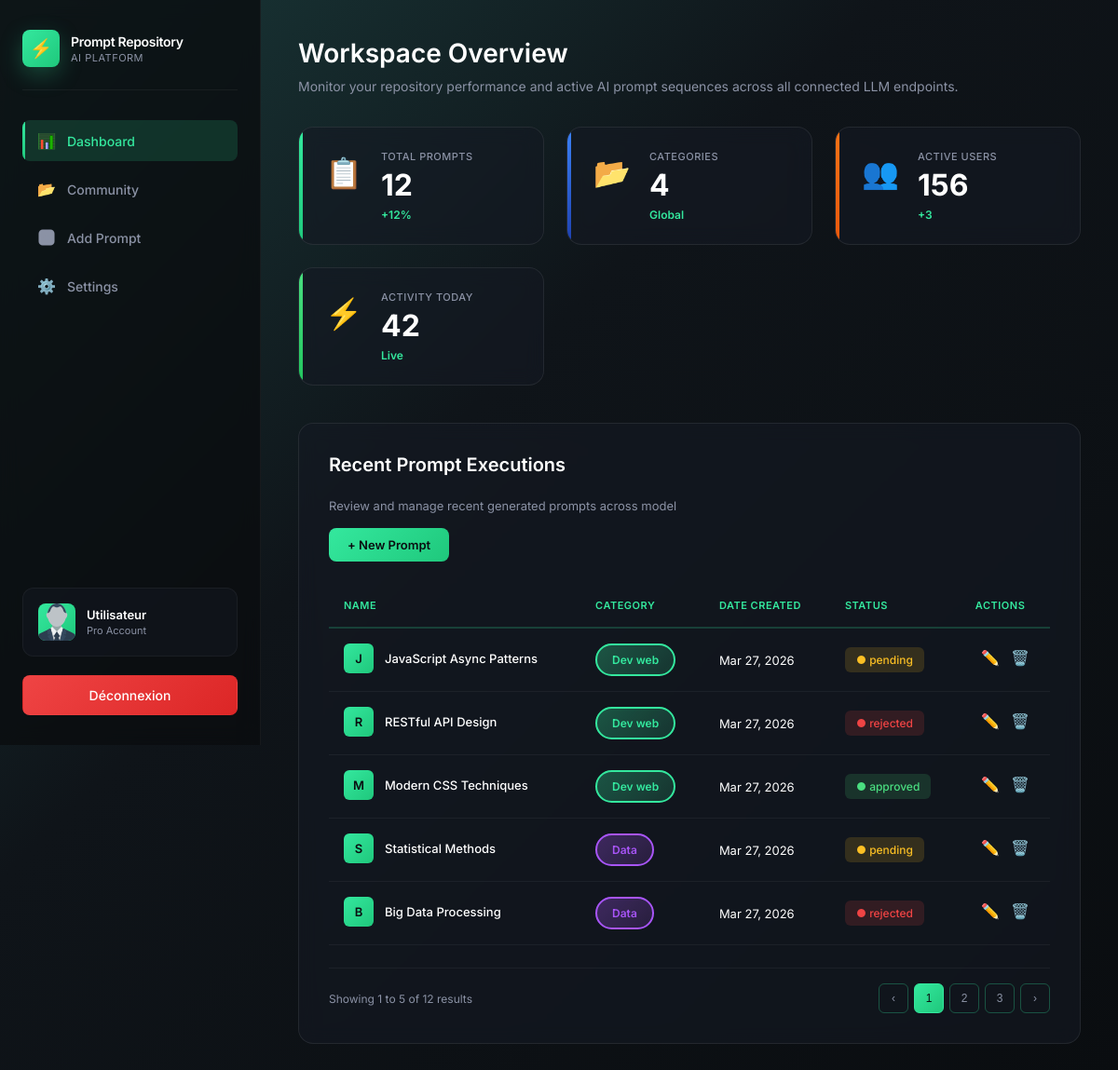
The page / on the database its author committed.
### tables this page shows
CREATE TABLE prompt(
    id INT AUTO_INCREMENT PRIMARY KEY,
    title VARCHAR(255) NOT NULL,
    context VARCHAR(255) NOT NULL,
    user_id INT,
    FOREIGN KEY (user_id) REFERENCES users(id)
);

CREATE TABLE categorie(
    id INT AUTO_INCREMENT PRIMARY KEY, 
    name VARCHAR(255) NOT NULL, 
    description VARCHAR(255) NOT NULL
);

### index.php (the view, shortened to what this page needs)
<?php
require_once "db.php";
try {
    $stmt = $pdo->query("
        SELECT p.*, c.name as category_name
        FROM prompt p
        INNER JOIN categorie c ON p.categorie_id = c.id
        ORDER BY p.id DESC
    ");
    $prompts = $stmt->fetchAll(PDO::FETCH_ASSOC);
} catch (PDOException $e) {
    die("Error fetching prompts: " . $e->getMessage());
}
?>
<!DOCTYPE html>
<html lang="en">
<head>
    <link rel="stylesheet" href="Css/dashboard.css?v=<?php echo time(); ?>">
</head>
<body>
    <header id="sidebar">
        <div class="logo-container" id="brand">
            <div class="logo-icon">⚡</div>
            <div class="logo-text">
                <div class="logo-name" id="siteName">Prompt Repository</div>
                <div class="logo-subtitle" id="siteTagline">AI Platform</div>
            </div>
        </div>
        <nav id="sideNav">
            <ul id="menuList">
                <li><a id="menuDashboard" class="active" href="index.php"><span class="nav-icon">📊</span> Dashboard</a></li>
                <li><a id="menuCategories" href="Promptes/list.php"><span class="nav-icon">📂</span> Community</a></li>
                <li><a id="menuAddPrompt" href="Promptes/created.php"><svg class="nav-icon-svg" viewBox="0 0 24 24" xmlns="http://www.w3.org/2000/svg" fill="none" stroke="currentColor" stroke-width="2.5"><rect x="3" y="3" width="18" height="18" rx="4"/><line x1="12" y1="8" x2="12" y2="16"/><line x1="8" y1="12" x2="16" y2="12"/></svg> Add Prompt</a></li>
                <li><a id="menuSettings" href="#"><span class="nav-icon">⚙️</span> Settings</a></li>
            </ul>
        </nav>
        <div class="user-profile" id="profileCard">
            <img src="img/user.svg" alt="User Avatar" class="user-avatar" id="userAvatar">
            <div class="user-info" id="userInfo">
                <div class="user-name" id="userName"><?php echo isset($_SESSION['username']) ? htmlspecialchars($_SESSION['username']) : 'Utilisateur'; ?></div>
                <div class="user-role" id="userRole">Pro Account</div>
            </div>
        </div>
        <a id="logoutButton" class="logout-link" href="Auth/logout.php">Déconnexion</a>
    </header>
    <main id="contentArea">
        <section class="stats-overview">
            <h2>Workspace Overview</h2>
            <p class="stats-subtitle">Monitor your repository performance and active AI prompt sequences across all connected LLM endpoints.</p>
            <div class="stats-grid">
                <div class="stat-card stat-card-green">
                    <div class="stat-icon">📋</div>
                    <div class="stat-content">
                        <p class="stat-label">Total Prompts</p>
                        <h3 class="stat-value"><?php echo count($prompts); ?></h3>
                        <span class="stat-change">+12%</span>
                    </div>
                </div>
                <div class="stat-card stat-card-blue">
                    <div class="stat-icon">📂</div>
                    <div class="stat-content">
                        <p class="stat-label">Categories</p>
                        <h3 class="stat-value">4</h3>
                        <span class="stat-change">Global</span>
                    </div>
                </div>
                <div class="stat-card stat-card-orange">
                    <div class="stat-icon">👥</div>
                    <div class="stat-content">
                        <p class="stat-label">Active Users</p>
                        <h3 class="stat-value">156</h3>
                        <span class="stat-change">+3</span>
                    </div>
                </div>
                <div class="stat-card stat-card-green-alt">
                    <div class="stat-icon">⚡</div>
                    <div class="stat-content">
                        <p class="stat-label">Activity Today</p>
                        <h3 class="stat-value">42</h3>
                        <span class="stat-change">Live</span>
                    </div>
                </div>
            </div>
        </section>
        <section class="recent-prompts">
            <div class="section-header">
                <h3>Recent Prompt Executions</h3>
                <p class="section-subtitle">Review and manage recent generated prompts across model</p>
                <a href="Promptes/created.php" class="btn-new">+ New Prompt</a>
            </div>
            <div class="table-container">
                <table class="prompts-table">
                    <thead>
                        <tr>
                            <th>NAME</th>
                            <th>CATEGORY</th>
                            <th>DATE CREATED</th>
                            <th>STATUS</th>
                            <th>ACTIONS</th>
                        </tr>
                    </thead>
                    <tbody>
                        <?php
                        $displayed = 0;
                        $categoryMap = [
                            'IA' => 'category-ia',
                            'Dev mobile' => 'category-mobile',
                            'Data' => 'category-data',
                            'Dev web' => 'category-web'
                        ];
                        foreach($prompts as $prompt):
                            if($displayed >= 5) break;
                            $displayed++;
                            $status = ['approved', 'pending', 'rejected'];
                            $statusIndex = $displayed % 3;
                            $date = date('M d, Y', strtotime('now'));
                            $categoryClass = isset($categoryMap[$prompt['category_name']])
                                ? $categoryMap[$prompt['category_name']]
                                : 'category-web';
                        ?>
                            <tr>
                                <td class="prompt-name">
                                    <span class="prompt-icon"><?php echo $prompt['title'][0]; ?></span>
                                    <?php echo htmlspecialchars($prompt['title']); ?>
                                </td>
                                <td>
                                    <span class="category-badge <?php echo $categoryClass; ?>">
                                        <?php echo htmlspecialchars($prompt['category_name'] ?? 'Uncategorized'); ?>
                                    </span>
                                </td>
                                <td><?php echo $date; ?></td>
                                <td>
                                    <span class="status status-<?php echo strtolower($status[$statusIndex]); ?>">
                                        ● <?php echo $status[$statusIndex]; ?>
                                    </span>
                                </td>
                                <td class="actions">
                                    <a href="Promptes/edit.php?id=<?php echo $prompt['id']; ?>" title="Edit">✏️</a>
                                    <a href="Promptes/delete.php?id=<?php echo $prompt['id']; ?>" title="Delete" onclick="return confirm('Are you sure?')">🗑️</a>
                                </td>
                            </tr>
                        <?php endforeach; ?>
                    </tbody>
                </table>
            </div>
            <div class="pagination">
                <span>Showing 1 to 5 of <?php echo count($prompts); ?> results</span>
                <div class="pagination-buttons">
                    <button class="page-btn">‹</button>
                    <button class="page-btn active">1</button>
                    <button class="page-btn">2</button>
                    <button class="page-btn">3</button>
                    <button class="page-btn">›</button>
                </div>
            </div>
        </section>
    </main>
</body>
</html>

### rows shown on the page
prompt: title "J", title "JavaScript Async Patterns", categorie.name "Dev web", statusIndex "pending"
prompt: title "R", title "RESTful API Design", categorie.name "Dev web", statusIndex "rejected"
prompt: title "M", title "Modern CSS Techniques", categorie.name "Dev web", statusIndex "approved"
prompt: title "S", title "Statistical Methods", categorie.name "Data", statusIndex "pending"
prompt: title "B", title "Big Data Processing", categorie.name "Data", statusIndex "rejected"

### other values the page prints
count($prompts) "12"
